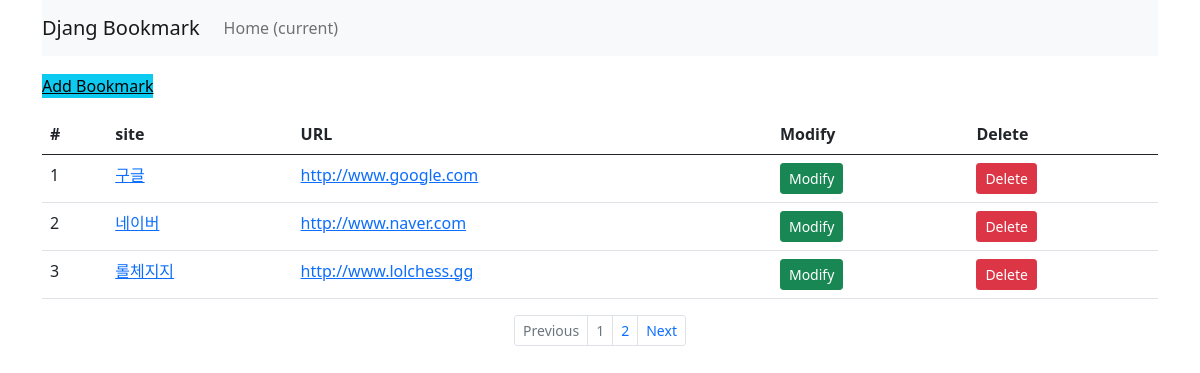
The page / on the database its author committed.
### bookmark/models.py (models this page shows, shortened)
class Bookmark(models.Model):
    site_name = models.CharField(max_length=100)
    url = models.URLField('Site URL')

### bookmark/views.py (the view)
# urls.py: path('',BookmarkListView.as_view(),name='list'),
class BookmarkListView(ListView):
    model = Bookmark
    paginate_by = 3

### bookmark/templates/bookmark/bookmark_list.html (shortened to what this page needs)
<!DOCTYPE html>
<html lang="en">
<head>
</head>
<body>
{% extends 'base.html' %}
{% block content %}
    <div class="btn-group">
        <a href="{% url 'add' %}" class="btn-info">Add Bookmark</a>
    </div>
    <table class="table">
        <thead>
        <tr>
            <th scope="col">#</th>
            <th scope="col">site</th>
            <th scope="col">URL</th>
            <th scope="col">Modify</th>
            <th scope="col">Delete</th>
        </tr>
        </thead>
        <tbody>
        {% for bookmark in object_list %}
            <tr>
                <td>{{forloop.counter}}</td>
                <td><a href="{% url 'detail' pk=bookmark.id %}">{{bookmark.site_name}}</a></td>
                <td><a href="{{bookmark.url}}" target="_blank">{{bookmark.url}}</a></td>
                <td><a href="{% url 'update' pk=bookmark.id %}" class="btn btn-success btn-sm">Modify</a></td>
                <td><a href="{% url 'delete' pk=bookmark.id %}" class="btn btn-danger btn-sm">Delete</a></td>
            </tr>
        {% endfor %}
        </tbody>
    </table>
{% endblock %}
{% block pagination %}
    {% if is_paginated %}
        <ul class="pagination justify-content-center pagination-sm">
            {% if page_obj.has_previous %}
            <li class="page-item">
                <a class="page-link" href="{% url 'list' %}?page={{ page_obj.previous_page_number }}" tabindex="-1">Previous</a>
            </li>
            {% else %}
            <li class="page-item disabled">
                <a class="page-link" href="#" tabindex="-1">Previous</a>
            </li>
            {% endif %}
            {% for object in page_obj.paginator.page_range %}
                <li class="page-item {% if page_obj.number == forloop.counter %} disabled{% endif %}">
                    <a class="page-link" href="{{ request.path }}?page={{ forloop.counter }}">{{ forloop.counter }}</a>
                </li>
            {% endfor %}
            {% if page_obj.has_next %}
            <li class="page-item">
                <a class="page-link" href="{% url 'list' %}?page={{ page_obj.next_page_number }}">Next</a>
            </li>
            {% else %}
            <li class="page-item disabled">
                <a class="page-link" href="#">Next</a>
            </li>
            {% endif %}
        </ul>
    {% endif %}
{% endblock %}

### rows shown on the page
Bookmark: site_name "구글", url "http://www.google.com"
Bookmark: site_name "네이버", url "http://www.naver.com"
Bookmark: site_name "롤체지지", url "http://www.lolchess.gg"
